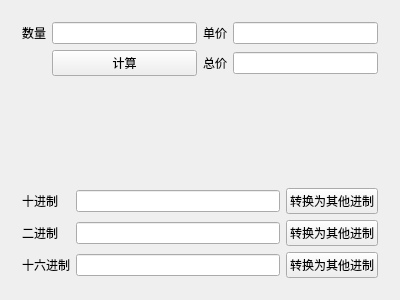
<?xml version="1.0" encoding="UTF-8"?>
<ui version="4.0">
 <class>Widget</class>
 <widget class="QWidget" name="Widget">
  <property name="geometry">
   <rect>
    <x>0</x>
    <y>0</y>
    <width>400</width>
    <height>300</height>
   </rect>
  </property>
  <property name="minimumSize">
   <size>
    <width>400</width>
    <height>0</height>
   </size>
  </property>
  <property name="windowTitle">
   <string>Widget</string>
  </property>
  <layout class="QVBoxLayout" name="verticalLayout_2">
   <item>
    <widget class="QWidget" name="widget" native="true">
     <layout class="QVBoxLayout" name="verticalLayout">
      <item>
       <layout class="QGridLayout" name="gridLayout">
        <item row="0" column="1">
         <widget class="QLineEdit" name="editNum"/>
        </item>
        <item row="0" column="0">
         <widget class="QLabel" name="label">
          <property name="text">
           <string>数量</string>
          </property>
         </widget>
        </item>
        <item row="0" column="2">
         <widget class="QLabel" name="label_2">
          <property name="text">
           <string>单价</string>
          </property>
         </widget>
        </item>
        <item row="1" column="1">
         <widget class="QPushButton" name="btnCal">
          <property name="text">
           <string>计算</string>
          </property>
         </widget>
        </item>
        <item row="1" column="3">
         <widget class="QLineEdit" name="editTotal"/>
        </item>
        <item row="1" column="2">
         <widget class="QLabel" name="label_4">
          <property name="text">
           <string>总价</string>
          </property>
         </widget>
        </item>
        <item row="0" column="3">
         <widget class="QLineEdit" name="editPrice"/>
        </item>
        <item row="1" column="0">
         <widget class="QLabel" name="label_3">
          <property name="text">
           <string/>
          </property>
         </widget>
        </item>
       </layout>
      </item>
      <item>
       <spacer name="verticalSpacer">
        <property name="orientation">
         <enum>Qt::Vertical</enum>
        </property>
        <property name="sizeHint" stdset="0">
         <size>
          <width>20</width>
          <height>20</height>
         </size>
        </property>
       </spacer>
      </item>
      <item>
       <layout class="QGridLayout" name="gridLayout_3">
        <item row="0" column="0">
         <widget class="QLabel" name="label_5">
          <property name="text">
           <string>十进制</string>
          </property>
         </widget>
        </item>
        <item row="0" column="1">
         <widget class="QLineEdit" name="editDec"/>
        </item>
        <item row="0" column="2">
         <widget class="QPushButton" name="btnDec">
          <property name="text">
           <string>转换为其他进制</string>
          </property>
         </widget>
        </item>
        <item row="1" column="0">
         <widget class="QLabel" name="label_6">
          <property name="text">
           <string>二进制</string>
          </property>
         </widget>
        </item>
        <item row="1" column="1">
         <widget class="QLineEdit" name="editBin"/>
        </item>
        <item row="1" column="2">
         <widget class="QPushButton" name="btnBin">
          <property name="text">
           <string>转换为其他进制</string>
          </property>
         </widget>
        </item>
        <item row="2" column="0">
         <widget class="QLabel" name="label_7">
          <property name="text">
           <string>十六进制</string>
          </property>
         </widget>
        </item>
        <item row="2" column="1">
         <widget class="QLineEdit" name="editHex"/>
        </item>
        <item row="2" column="2">
         <widget class="QPushButton" name="btnHex">
          <property name="text">
           <string>转换为其他进制</string>
          </property>
         </widget>
        </item>
       </layout>
      </item>
     </layout>
    </widget>
   </item>
  </layout>
 </widget>
 <layoutdefault spacing="6" margin="11"/>
 <resources/>
 <connections/>
</ui>
